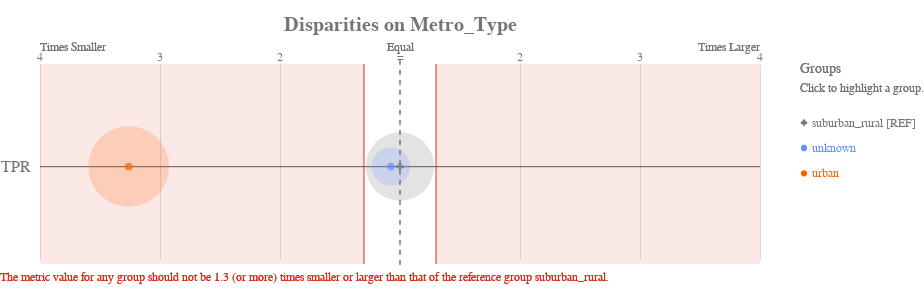

The code cell stored with this chart in its notebook:
### Markdown cell above
#### Before: Run Aequitas for the "best" model chosen earlier

### Code cell
g = Group()
b = Bias()
metrics = ['tpr']
xtab_old, _ = g.get_crosstabs(old_df[['score','label_value','poverty_level','metro_type', 'teacher_sex']].copy())
bdf_old = b.get_disparity_predefined_groups(xtab_old, original_df=old_df, ref_groups_dict={'poverty_level':'lower', 'metro_type':'suburban_rural', 'teacher_sex':'male'})

ap.disparity(bdf_old, metrics, attribute_col, fairness_threshold=1.3)

### Figure 1 — Vega-Lite specification as saved in the notebook (floating-point values rounded to 4 significant figures)
{"config": {"view": {"continuousWidth": 400, "continuousHeight": 300, "strokeWidth": 0}, "axisLeft": {"labelColor": "rgb(117,117,117)", "labelFont": "Arial", "labelFontSize": 16}, "title": {"align": "center", "baseline": "middle", "color": "rgb(117,117,117)", "font": "Arial", "fontSize": 20, "fontWeight": "bold"}}, "layer": [{"data": {"name": "data-00ac13c15038262a930aaba6584e6216"}, "mark": {"type": "rule", "stroke": "rgb(117,117,117)", "strokeWidth": 1.25, "tooltip": ""}, "encoding": {"x": {"type": "quantitative", "field": "x", "scale": {"domain": [-3, 3], "range": [40.0, 760.0]}}, "x2": {"field": "x2"}, "y": {"type": "nominal", "axis": {"domain": false, "labelAngle": 0, "labelPadding": -30, "orient": "left", "ticks": false, "title": ""}, "field": "metric", "scale": {"domain": ["TPR"], "range": [30, 225.0]}}}}, {"data": {"name": "data-79dd248bdaa0ea02c535240e8ad022c8"}, "mark": {"type": "rule", "stroke": "rgb(117,117,117)", "strokeDash": [5, 5], "strokeWidth": 1}, "encoding": {"tooltip": {"value": "suburban_rural [REF]"}, "x": {"value": 400.0}, "y": {"value": 20.83}, "y2": {"value": 229.2}}}, {"data": {"name": "data-3a1d065fd3aa317a7985f416b0b7774b"}, "mark": {"type": "text", "align": "center", "color": "rgb(117,117,117)", "font": "Arial", "fontSize": 12, "fontWeight": "normal", "tooltip": ""}, "encoding": {"text": {"type": "nominal", "field": "label"}, "x": {"type": "quantitative", "field": "value", "scale": {"domain": [-3, 3], "range": [40.0, 760.0]}}, "y": {"value": 17.5}}}, {"layer": [{"mark": {"type": "text", "align": "left", "fill": "rgb(117,117,117)", "font": "Arial", "fontSize": 12, "fontWeight": "normal", "tooltip": ""}, "encoding": {"text": {"value": "Times Smaller"}, "x": {"value": 40.0}, "y": {"value": 7.5}}}, {"mark": {"type": "text", "align": "right", "fill": "rgb(117,117,117)", "font": "Arial", "fontSize": 12, "fontWeight": "normal", "tooltip": ""}, "encoding": {"text": {"value": "Times Larger"}, "x": {"value": 760.0}, "y": {"value": 7.5}}}, {"mark": {"type": "text", "align": "center", "fill": "rgb(117,117,117)", "font": "Arial", "fontSize": 12, "fontWeight": "normal", "tooltip": ""}, "encoding": {"text": {"value": "Equal"}, "x": {"value": 400.0}, "y": {"value": 7.5}}}], "data": {"name": "data-79dd248bdaa0ea02c535240e8ad022c8"}}, {"layer": [{"mark": {"type": "rule", "opacity": 0.8, "stroke": "rgb(217, 46, 28)", "strokeWidth": 1.25, "tooltip": ""}, "encoding": {"x": {"type": "quantitative", "field": "min", "scale": {"domain": [-3, 3], "range": [40.0, 760.0]}}, "y": {"value": 25.0}, "y2": {"value": 225.0}}}, {"mark": {"type": "rule", "opacity": 0.8, "stroke": "rgb(217, 46, 28)", "strokeWidth": 1.25, "tooltip": ""}, "encoding": {"x": {"type": "quantitative", "field": "max", "scale": {"domain": [-3, 3], "range": [40.0, 760.0]}}, "y": {"value": 25.0}, "y2": {"value": 225.0}}}, {"layer": [{"mark": {"type": "rect", "fill": "rgb(217, 46, 28)", "opacity": 0.1, "tooltip": ""}, "encoding": {"x": {"type": "quantitative", "field": "min", "scale": {"domain": [-3, 3], "range": [40.0, 760.0]}}, "x2": {"field": "lower_end"}, "y": {"value": 25.0}, "y2": {"value": 225.0}}}, {"mark": {"type": "rect", "fill": "rgb(217, 46, 28)", "opacity": 0.1, "tooltip": ""}, "encoding": {"x": {"type": "quantitative", "field": "max", "scale": {"domain": [-3, 3], "range": [40.0, 760.0]}}, "x2": {"field": "upper_end"}, "y": {"value": 25.0}, "y2": {"value": 225.0}}}]}, {"data": {"name": "data-79dd248bdaa0ea02c535240e8ad022c8"}, "mark": {"type": "text", "align": "left", "baseline": "top", "fill": "rgb(217, 46, 28)", "font": "Arial", "fontSize": 12, "fontWeight": "normal", "tooltip": ""}, "encoding": {"text": {"value": "The metric value for any group should not be 1.3 (or more) times smaller or larger than that of the reference group suburban_rural."}, "x": {"value": 0}, "y": {"value": 233.3}}}], "data": {"name": "data-c630af60ccfdede051fcc4a90fc2e3c6"}}, {"layer": [{"mark": "circle"}, {"data": {"name": "data-c9b567e44bc738f5e40a399c47e7d27e"}, "mark": {"type": "circle", "opacity": 0.2}, "encoding": {"color": {"condition": {"type": "nominal", "field": "attribute_value", "legend": null, "scale": {"domain": ["suburban_rural", "unknown", "urban"], "range": ["rgb(117,117,117)", "rgb(100, 143, 255)", "rgb(254, 97, 0)", "rgb(220, 38, 127)", "rgb(255, 176, 0)", "rgb(120, 94, 240)"]}, "selection": "selector257"}, "value": "rgb(224,224,224)"}, "size": {"type": "quantitative", "field": "group_size", "legend": null, "scale": {"domain": [0, 10940.0], "range": [0, 7854.0]}}, "tooltip": [{"type": "nominal", "field": "attribute_value", "title": "Group"}, {"type": "nominal", "field": "tooltip_group_size", "title": "Group Size"}, {"type": "nominal", "field": "tooltip_disparity_explanation_tpr", "title": "Disparity"}, {"type": "quantitative", "field": "tpr", "format": ".2f", "title": "TPR"}], "x": {"type": "quantitative", "axis": {"domain": false, "labels": false, "ticks": false, "title": null, "values": [1, 2, 3, -3, -2, -1]}, "field": "tpr_disparity_scaled", "scale": {"domain": [-3, 3], "range": [40.0, 760.0]}}, "y": {"type": "nominal", "axis": {"domain": false, "grid": false, "labels": false, "ticks": false, "title": " "}, "field": "metric_variable", "scale": {"domain": ["TPR"], "range": [30, 225.0]}}}, "selection": {"selector259": {"type": "multi", "empty": "all", "fields": ["attribute_value"]}}, "transform": [{"calculate": "'TPR'", "as": "metric_variable"}]}, {"layer": [{"mark": "point"}, {"data": {"name": "data-c9b567e44bc738f5e40a399c47e7d27e"}, "mark": {"type": "point", "filled": true, "size": 60}, "encoding": {"color": {"condition": {"type": "nominal", "field": "attribute_value", "legend": null, "scale": {"domain": ["suburban_rural", "unknown", "urban"], "range": ["rgb(117,117,117)", "rgb(100, 143, 255)", "rgb(254, 97, 0)", "rgb(220, 38, 127)", "rgb(255, 176, 0)", "rgb(120, 94, 240)"]}, "selection": "selector257"}, "value": "rgb(224,224,224)"}, "shape": {"type": "nominal", "field": "attribute_value", "legend": null, "scale": {"domain": ["suburban_rural", "unknown", "urban"], "range": ["cross", "circle", "circle"]}}, "tooltip": [{"type": "nominal", "field": "attribute_value", "title": "Group"}, {"type": "nominal", "field": "tooltip_group_size", "title": "Group Size"}, {"type": "nominal", "field": "tooltip_disparity_explanation_tpr", "title": "Disparity"}, {"type": "quantitative", "field": "tpr", "format": ".2f", "title": "TPR"}], "x": {"type": "quantitative", "axis": {"domain": false, "labels": false, "ticks": false, "title": null, "values": [1, 2, 3, -3, -2, -1]}, "field": "tpr_disparity_scaled", "scale": {"domain": [-3, 3], "range": [40.0, 760.0]}}, "y": {"type": "nominal", "axis": {"domain": false, "grid": false, "labels": false, "ticks": false, "title": " "}, "field": "metric_variable", "scale": {"domain": ["TPR"], "range": [30, 225.0]}}}, "selection": {"selector258": {"type": "multi", "empty": "all", "fields": ["attribute_value"]}}, "transform": [{"calculate": "'TPR'", "as": "metric_variable"}]}]}]}, {"layer": [{"mark": {"type": "point", "filled": true, "opacity": 1, "size": 39.48}, "encoding": {"color": {"condition": {"type": "nominal", "field": "attribute_value", "legend": null, "scale": {"domain": ["suburban_rural", "unknown", "urban"], "range": ["rgb(117,117,117)", "rgb(100, 143, 255)", "rgb(254, 97, 0)", "rgb(220, 38, 127)", "rgb(255, 176, 0)", "rgb(120, 94, 240)"]}, "selection": "selector257"}, "value": "rgb(224,224,224)"}, "shape": {"type": "nominal", "field": "attribute_value", "legend": null, "scale": {"domain": ["suburban_rural", "unknown", "urban"], "range": ["cross", "circle", "circle"]}}, "x": {"value": 804}, "y": {"type": "nominal", "axis": {"domain": false, "grid": false, "labels": false, "ticks": false, "title": " "}, "field": "attribute_value", "scale": {"domain": ["suburban_rural", "unknown", "urban"], "range": [71, 147]}}}, "selection": {"selector257": {"type": "multi", "empty": "all", "fields": ["attribute_value"]}}}, {"mark": {"type": "text", "align": "left", "baseline": "middle", "font": "Arial", "fontSize": 12, "fontWeight": "normal"}, "encoding": {"color": {"condition": {"type": "nominal", "field": "attribute_value", "legend": null, "scale": {"domain": ["suburban_rural", "unknown", "urban"], "range": ["rgb(117,117,117)", "rgb(100, 143, 255)", "rgb(254, 97, 0)", "rgb(220, 38, 127)", "rgb(255, 176, 0)", "rgb(120, 94, 240)"]}, "selection": "selector257"}, "value": "rgb(224,224,224)"}, "text": {"type": "nominal", "field": "label"}, "x": {"value": 812}, "y": {"type": "nominal", "axis": {"domain": false, "grid": false, "labels": false, "ticks": false, "title": " "}, "field": "attribute_value", "scale": {"domain": ["suburban_rural", "unknown", "urban"], "range": [71, 147]}}}, "selection": {"selector260": {"type": "multi", "empty": "all", "fields": ["attribute_value"]}}}, {"data": {"name": "data-79dd248bdaa0ea02c535240e8ad022c8"}, "mark": {"type": "text", "align": "left", "baseline": "middle", "color": "rgb(117,117,117)", "font": "Arial", "fontSize": 12, "fontWeight": "normal"}, "encoding": {"text": {"value": "Click to highlight a group."}, "x": {"value": 800}, "y": {"value": 49}}}, {"data": {"name": "data-79dd248bdaa0ea02c535240e8ad022c8"}, "mark": {"type": "text", "align": "left", "baseline": "middle", "color": "rgb(117,117,117)", "font": "Arial", "fontSize": 14, "fontWeight": "normal"}, "encoding": {"text": {"value": "Groups"}, "x": {"value": 800}, "y": {"value": 30}}}], "data": {"name": "data-e1f9423a4bded23d71327d85bde107c5"}}], "height": 250, "padding": {"top": 15, "bottom": 10}, "resolve": {"scale": {"size": "independent", "y": "independent"}}, "title": "Disparities on Metro_Type", "width": 800, "$schema": "https://vega.github.io/schema/vega-lite/v4.8.1.json", "datasets": {"data-00ac13c15038262a930aaba6584e6216": [{"metric": "TPR", "x": -3, "x2": 3}], "data-79dd248bdaa0ea02c535240e8ad022c8": [{"a": 1, "b": 0}, {"a": 1, "b": 0}], "data-3a1d065fd3aa317a7985f416b0b7774b": [{"value": 1, "label": 2}, {"value": 2, "label": 3}, {"value": 3, "label": 4}, {"value": -3, "label": 4}, {"value": -2, "label": 3}, {"value": -1, "label": 2}, {"value": 0, "label": "="}], "data-c630af60ccfdede051fcc4a90fc2e3c6": [{"min": -0.3, "max": 0.3, "lower_end": -3, "upper_end": 3}], "data-c9b567e44bc738f5e40a399c47e7d27e": [{"attribute_name": "metro_type", "attribute_value": "suburban_rural", "group_size": 6506, "total_entities": 17677, "tpr": 0.1392, "tpr_disparity": 1.0, "tpr_disparity_scaled": 0.0, "tooltip_group_size": "6,506 (36.80%)", "tooltip_disparity_explanation_tpr": "Reference group"}, {"attribute_name": "metro_type", "attribute_value": "unknown", "group_size": 2056, "total_entities": 17677, "tpr": 0.1294, "tpr_disparity": 0.93, "tpr_disparity_scaled": -0.0753, "tooltip_group_size": "2,056 (11.63%)", "tooltip_disparity_explanation_tpr": "1.08 times smaller TPR than the reference group"}, {"attribute_name": "metro_type", "attribute_value": "urban", "group_size": 9115, "total_entities": 17677, "tpr": 0.04267, "tpr_disparity": 0.3067, "tpr_disparity_scaled": -2.261, "tooltip_group_size": "9,115 (51.56%)", "tooltip_disparity_explanation_tpr": "3.26 times smaller TPR than the reference group"}], "data-e1f9423a4bded23d71327d85bde107c5": [{"attribute_value": "suburban_rural", "label": "suburban_rural [REF]"}, {"attribute_value": "unknown", "label": "unknown"}, {"attribute_value": "urban", "label": "urban"}]}}
